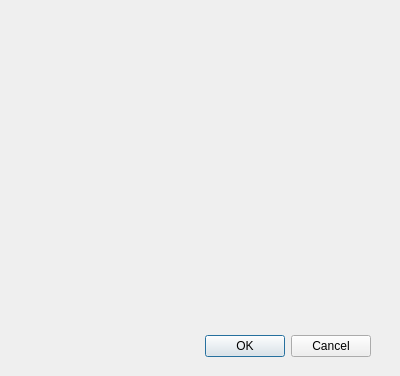
<?xml version="1.0" encoding="UTF-8"?>
<ui version="4.0">
 <class>Dialog</class>
 <widget class="QDialog" name="Dialog">
  <property name="geometry">
   <rect>
    <x>0</x>
    <y>0</y>
    <width>400</width>
    <height>376</height>
   </rect>
  </property>
  <property name="windowTitle">
   <string>Dialog</string>
  </property>
  <widget class="QDialogButtonBox" name="buttonBox">
   <property name="geometry">
    <rect>
     <x>30</x>
     <y>330</y>
     <width>341</width>
     <height>32</height>
    </rect>
   </property>
   <property name="orientation">
    <enum>Qt::Horizontal</enum>
   </property>
   <property name="standardButtons">
    <set>QDialogButtonBox::Cancel|QDialogButtonBox::Ok</set>
   </property>
  </widget>
 </widget>
 <resources/>
 <connections>
  <connection>
   <sender>buttonBox</sender>
   <signal>accepted()</signal>
   <receiver>Dialog</receiver>
   <slot>accept()</slot>
   <hints>
    <hint type="sourcelabel">
     <x>248</x>
     <y>254</y>
    </hint>
    <hint type="destinationlabel">
     <x>157</x>
     <y>274</y>
    </hint>
   </hints>
  </connection>
  <connection>
   <sender>buttonBox</sender>
   <signal>rejected()</signal>
   <receiver>Dialog</receiver>
   <slot>reject()</slot>
   <hints>
    <hint type="sourcelabel">
     <x>316</x>
     <y>260</y>
    </hint>
    <hint type="destinationlabel">
     <x>286</x>
     <y>274</y>
    </hint>
   </hints>
  </connection>
 </connections>
</ui>
